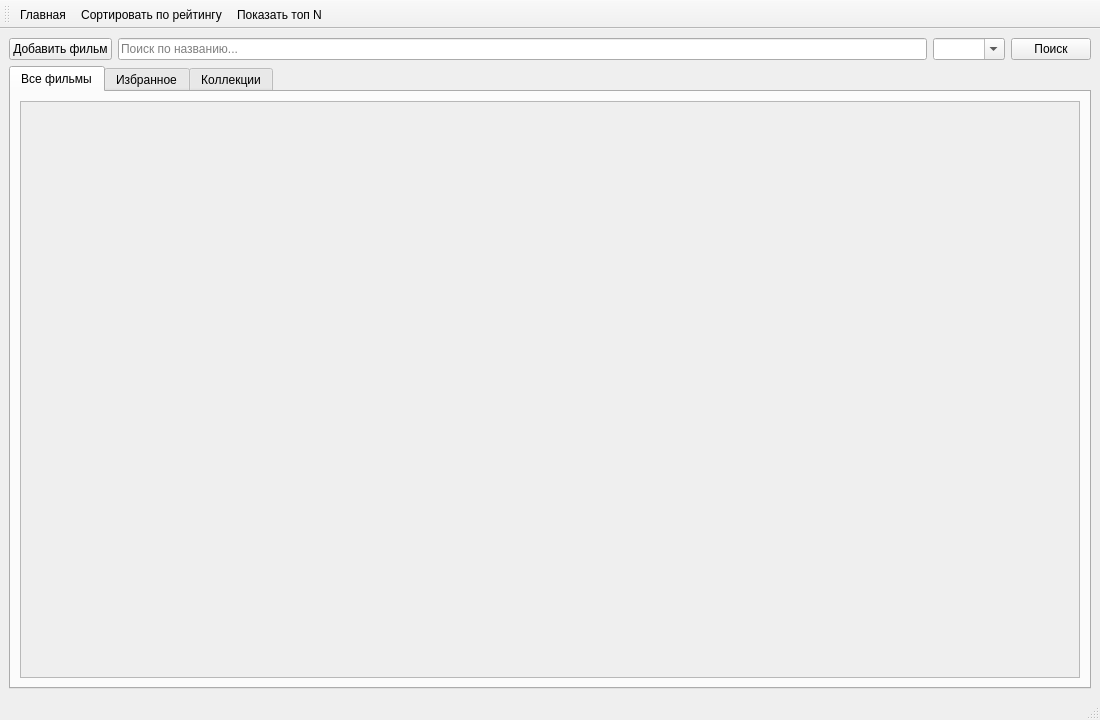
<?xml version="1.0" encoding="UTF-8"?>
<ui version="4.0">
 <class>MainWindow</class>
 <widget class="QMainWindow" name="MainWindow">
  <property name="geometry">
   <rect>
    <x>0</x>
    <y>0</y>
    <width>1100</width>
    <height>720</height>
   </rect>
  </property>
  <property name="windowTitle">
   <string>Менеджер фильмов</string>
  </property>
  <widget class="QWidget" name="centralwidget">
   <layout class="QVBoxLayout" name="verticalLayout" stretch="0,1">
    <item>
     <layout class="QHBoxLayout" name="searchLayout">
      <item>
       <widget class="QPushButton" name="addMovieButton">
        <property name="text">
         <string>Добавить фильм</string>
        </property>
       </widget>
      </item>
      <item>
       <widget class="QLineEdit" name="searchLineEdit">
        <property name="placeholderText">
         <string>Поиск по названию...</string>
        </property>
       </widget>
      </item>
      <item>
       <widget class="QComboBox" name="genreComboBox">
        <property name="editable">
         <bool>true</bool>
        </property>
        <property name="placeholderText">
         <string>Жанр</string>
        </property>
       </widget>
      </item>
      <item>
       <widget class="QPushButton" name="searchButton">
        <property name="text">
         <string>Поиск</string>
        </property>
       </widget>
      </item>
     </layout>
    </item>
    <item>
     <widget class="QTabWidget" name="tabWidget">
      <property name="currentIndex">
       <number>0</number>
      </property>
      <widget class="QWidget" name="tabAll">
       <attribute name="title">
        <string>Все фильмы</string>
       </attribute>
       <layout class="QVBoxLayout" name="verticalLayoutAll">
        <item>
         <widget class="QScrollArea" name="scrollAreaAll">
          <property name="widgetResizable">
           <bool>true</bool>
          </property>
          <widget class="QWidget" name="scrollAreaWidgetContentsAll">
           <property name="geometry">
            <rect>
             <x>0</x>
             <y>0</y>
             <width>1062</width>
             <height>617</height>
            </rect>
           </property>
           <layout class="QGridLayout" name="gridLayoutMovies">
           </layout>
          </widget>
         </widget>
        </item>
       </layout>
      </widget>
      <widget class="QWidget" name="tabFavorites">
       <attribute name="title">
        <string>Избранное</string>
       </attribute>
       <layout class="QVBoxLayout" name="verticalLayoutFav">
        <item>
         <widget class="QScrollArea" name="scrollAreaFavorites">
          <property name="widgetResizable">
           <bool>true</bool>
          </property>
          <widget class="QWidget" name="scrollAreaWidgetContentsFavorites">
           <property name="geometry">
            <rect>
             <x>0</x>
             <y>0</y>
             <width>1062</width>
             <height>617</height>
            </rect>
           </property>
           <layout class="QGridLayout" name="gridLayoutFavorites">
           </layout>
          </widget>
         </widget>
        </item>
       </layout>
      </widget>
      <widget class="QWidget" name="tabCollections">
       <attribute name="title">
        <string>Коллекции</string>
       </attribute>
       <layout class="QVBoxLayout" name="verticalLayoutCollections">
        <item>
         <layout class="QHBoxLayout" name="horizontalLayoutCollectionSelector">
          <item>
           <widget class="QLabel" name="collectionLabel">
            <property name="text">
             <string>Выберите коллекцию:</string>
            </property>
           </widget>
          </item>
          <item>
           <widget class="QComboBox" name="collectionComboBox">
            <property name="editable">
             <bool>false</bool>
            </property>
           </widget>
          </item>
          <item>
           <widget class="QPushButton" name="createCollectionButton">
            <property name="text">
             <string>Создать коллекцию</string>
            </property>
           </widget>
          </item>
          <item>
           <widget class="QPushButton" name="manageCollectionsButton">
            <property name="text">
             <string>Управление коллекциями</string>
            </property>
           </widget>
          </item>
          <item>
           <spacer name="horizontalSpacer">
            <property name="orientation">
             <enum>Qt::Horizontal</enum>
            </property>
            <property name="sizeHint" stdset="0">
             <size>
              <width>40</width>
              <height>20</height>
             </size>
            </property>
           </spacer>
          </item>
         </layout>
        </item>
        <item>
         <widget class="QScrollArea" name="scrollAreaCollections">
          <property name="widgetResizable">
           <bool>true</bool>
          </property>
          <widget class="QWidget" name="scrollAreaWidgetContentsCollections">
           <property name="geometry">
            <rect>
             <x>0</x>
             <y>0</y>
             <width>1062</width>
             <height>617</height>
            </rect>
           </property>
           <layout class="QGridLayout" name="gridLayoutCollections">
           </layout>
          </widget>
         </widget>
        </item>
       </layout>
      </widget>
     </widget>
    </item>
   </layout>
  </widget>
  <widget class="QToolBar" name="mainToolBar">
   <property name="windowTitle">
    <string>mainToolBar</string>
   </property>
   <addaction name="actionHome"/>
   <addaction name="actionSortByRating"/>
   <addaction name="actionTopN"/>
  </widget>
  <widget class="QStatusBar" name="statusbar"/>
  <action name="actionSortByRating">
   <property name="text">
    <string>Сортировать по рейтингу</string>
   </property>
  </action>
  <action name="actionTopN">
   <property name="text">
    <string>Показать топ N</string>
   </property>
  </action>
  <action name="actionHome">
   <property name="text">
    <string>Главная</string>
   </property>
  </action>
 </widget>
 <resources/>
 <connections/>
</ui>
